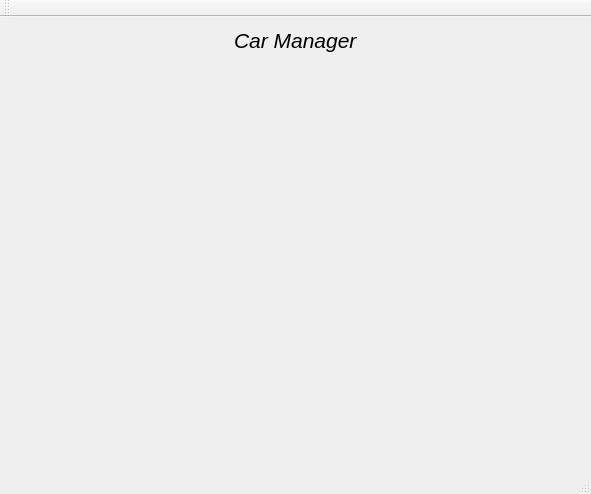
<?xml version="1.0" encoding="UTF-8"?>
<ui version="4.0">
 <class>MainWindow</class>
 <widget class="QMainWindow" name="MainWindow">
  <property name="geometry">
   <rect>
    <x>0</x>
    <y>0</y>
    <width>591</width>
    <height>494</height>
   </rect>
  </property>
  <property name="windowTitle">
   <string>MainWindow</string>
  </property>
  <widget class="QWidget" name="centralWidget">
   <layout class="QGridLayout" name="gridLayout">
    <item row="0" column="0">
     <spacer name="horizontalSpacer">
      <property name="orientation">
       <enum>Qt::Horizontal</enum>
      </property>
      <property name="sizeHint" stdset="0">
       <size>
        <width>210</width>
        <height>20</height>
       </size>
      </property>
     </spacer>
    </item>
    <item row="0" column="1">
     <widget class="QLabel" name="label">
      <property name="font">
       <font>
        <pointsize>16</pointsize>
        <italic>true</italic>
       </font>
      </property>
      <property name="text">
       <string>Car Manager</string>
      </property>
     </widget>
    </item>
    <item row="0" column="2">
     <spacer name="horizontalSpacer_2">
      <property name="orientation">
       <enum>Qt::Horizontal</enum>
      </property>
      <property name="sizeHint" stdset="0">
       <size>
        <width>210</width>
        <height>20</height>
       </size>
      </property>
     </spacer>
    </item>
    <item row="1" column="0" colspan="3">
     <widget class="QStackedWidget" name="stackedWidget">
      <property name="currentIndex">
       <number>1</number>
      </property>
      <widget class="QWidget" name="ratio">
       <layout class="QGridLayout" name="gridLayout_3"/>
      </widget>
      <widget class="QWidget" name="main">
       <layout class="QGridLayout" name="gridLayout_2"/>
      </widget>
     </widget>
    </item>
   </layout>
  </widget>
  <widget class="QMenuBar" name="menuBar">
   <property name="geometry">
    <rect>
     <x>0</x>
     <y>0</y>
     <width>591</width>
     <height>19</height>
    </rect>
   </property>
  </widget>
  <widget class="QToolBar" name="mainToolBar">
   <attribute name="toolBarArea">
    <enum>TopToolBarArea</enum>
   </attribute>
   <attribute name="toolBarBreak">
    <bool>false</bool>
   </attribute>
  </widget>
  <widget class="QStatusBar" name="statusBar"/>
 </widget>
 <layoutdefault spacing="6" margin="11"/>
 <resources/>
 <connections/>
</ui>
